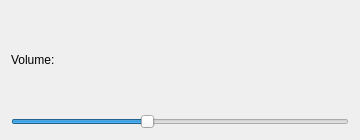
<?xml version="1.0" encoding="UTF-8"?>
<ui version="4.0"><class>Dialog</class><widget class="QDialog" name="Dialog"><property name="geometry"><rect><x>0</x><y>0</y><width>360</width><height>140</height></rect></property><property name="windowTitle"><string>#133 slider/218_horizontal</string></property><layout class="QVBoxLayout" name="verticalLayout"><property name="leftMargin"><number>11</number></property><property name="topMargin"><number>11</number></property><property name="rightMargin"><number>11</number></property><property name="bottomMargin"><number>11</number></property><property name="spacing"><number>6</number></property><item><widget class="QLabel" name="l1"><property name="text"><string>Volume:</string></property></widget></item><item><widget class="QSlider" name="slider"><property name="orientation"><enum>Qt::Horizontal</enum></property><property name="minimum"><number>0</number></property><property name="maximum"><number>100</number></property><property name="value"><number>40</number></property><property name="singleStep"><number>1</number></property><property name="pageStep"><number>10</number></property></widget></item></layout></widget></ui>
